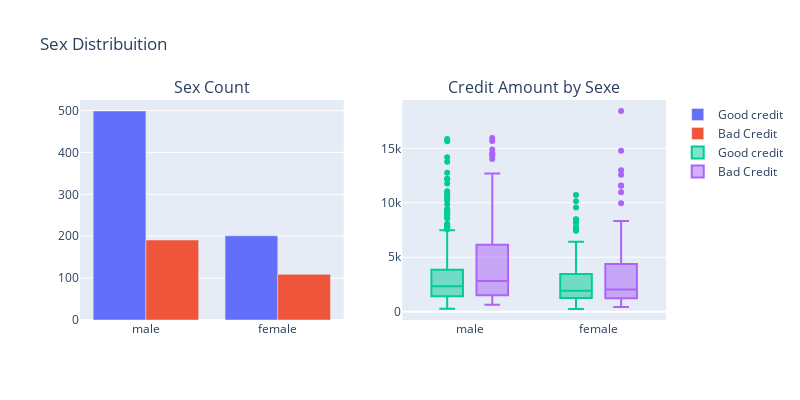

Notebook cell for this chart:
### Code cell
configure_plotly_browser_state()
#----------------------------------------------------------------------
#First plot
trace0 = go.Bar(
    x = df[df["label"]== 1]["sexe"].value_counts().index.values,
    y = df[df["label"]== 1]["sexe"].value_counts().values,
    name='Good credit'
)

#First plot 2
trace1 = go.Bar(
    x = df[df["label"]== 2]["sexe"].value_counts().index.values,
    y = df[df["label"]== 2]["sexe"].value_counts().values,
    name="Bad Credit"
)

#Second plot
trace2 = go.Box(
    x = df[df["label"]== 1]["sexe"],
    y = df[df["label"]== 1]["montant_credit"],
    name=trace0.name
)

#Second plot 2
trace3 = go.Box(
    x = df[df["label"]== 2]["sexe"],
    y = df[df["label"]== 2]["montant_credit"],
    name=trace1.name
)

data = [trace0, trace1, trace2,trace3]

fig = tls.make_subplots(rows=1, cols=2,
                        subplot_titles=('Sex Count', 'Credit Amount by Sexe'))

fig.append_trace(trace0, 1, 1)
fig.append_trace(trace1, 1, 1)
fig.append_trace(trace2, 1, 2)
fig.append_trace(trace3, 1, 2)

fig['layout'].update(height=400, width=800, title='Sex Distribuition', boxmode='group')
py.iplot(fig, filename='sex-subplot')

### Figure 1 — Plotly figure (JSON) as saved in the notebook; plotly's stock layout.template omitted (floating-point values rounded to 4 significant figures; data arrays with more than 128 entries replaced by an {"elided": "..."} marker saying what was removed)
{"data": [{"name": "Good credit", "x": ["male", "female"], "xaxis": "x", "y": [499, 201], "yaxis": "y", "type": "bar"}, {"name": "Bad Credit", "x": ["male", "female"], "xaxis": "x", "y": [191, 109], "yaxis": "y", "type": "bar"}, {"name": "Good credit", "x": {"elided": "700 str values"}, "xaxis": "x2", "y": {"elided": "700 int values"}, "yaxis": "y2", "type": "box"}, {"name": "Bad Credit", "x": {"elided": "300 str values"}, "xaxis": "x2", "y": {"elided": "300 int values"}, "yaxis": "y2", "type": "box"}], "layout": {"annotations": [{"font": {"size": 16}, "showarrow": false, "text": "Sex Count", "x": 0.225, "xanchor": "center", "xref": "paper", "y": 1, "yanchor": "bottom", "yref": "paper"}, {"font": {"size": 16}, "showarrow": false, "text": "Credit Amount by Sexe", "x": 0.775, "xanchor": "center", "xref": "paper", "y": 1, "yanchor": "bottom", "yref": "paper"}], "boxmode": "group", "height": 400, "title": {"text": "Sex Distribuition"}, "width": 800, "xaxis": {"anchor": "y", "domain": [0, 0.45]}, "yaxis": {"anchor": "x", "domain": [0, 1]}, "xaxis2": {"anchor": "y2", "domain": [0.55, 1]}, "yaxis2": {"anchor": "x2", "domain": [0, 1]}}}
